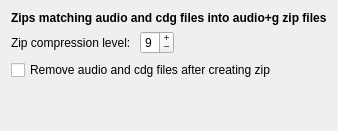
      <widget class="QWidget" name="tab_2">
       <attribute name="title">
        <string>Zip</string>
       </attribute>
       <layout class="QVBoxLayout" name="verticalLayout_3">
        <item>
         <widget class="QLabel" name="label_5">
          <property name="font">
           <font>
            <weight>75</weight>
            <bold>true</bold>
           </font>
          </property>
          <property name="text">
           <string>Zips matching audio and cdg files into audio+g zip files</string>
          </property>
         </widget>
        </item>
        <item>
         <layout class="QHBoxLayout" name="horizontalLayout_4">
          <item>
           <widget class="QLabel" name="label_16">
            <property name="text">
             <string>Zip compression level: </string>
            </property>
           </widget>
          </item>
          <item>
           <widget class="QSpinBox" name="spinBoxZipLvl2">
            <property name="focusPolicy">
             <enum>Qt::NoFocus</enum>
            </property>
            <property name="wrapping">
             <bool>true</bool>
            </property>
            <property name="buttonSymbols">
             <enum>QAbstractSpinBox::PlusMinus</enum>
            </property>
            <property name="maximum">
             <number>9</number>
            </property>
            <property name="value">
             <number>9</number>
            </property>
           </widget>
          </item>
          <item>
           <spacer name="horizontalSpacer_3">
            <property name="orientation">
             <enum>Qt::Horizontal</enum>
            </property>
            <property name="sizeHint" stdset="0">
             <size>
              <width>40</width>
              <height>20</height>
             </size>
            </property>
           </spacer>
          </item>
         </layout>
        </item>
        <item>
         <widget class="QCheckBox" name="checkBoxRemoveAfterZip">
          <property name="text">
           <string>Remove audio and cdg files after creating zip</string>
          </property>
         </widget>
        </item>
        <item>
         <spacer name="verticalSpacer_2">
          <property name="orientation">
           <enum>Qt::Vertical</enum>
          </property>
          <property name="sizeHint" stdset="0">
           <size>
            <width>20</width>
            <height>40</height>
           </size>
          </property>
         </spacer>
        </item>
       </layout>
      </widget>
